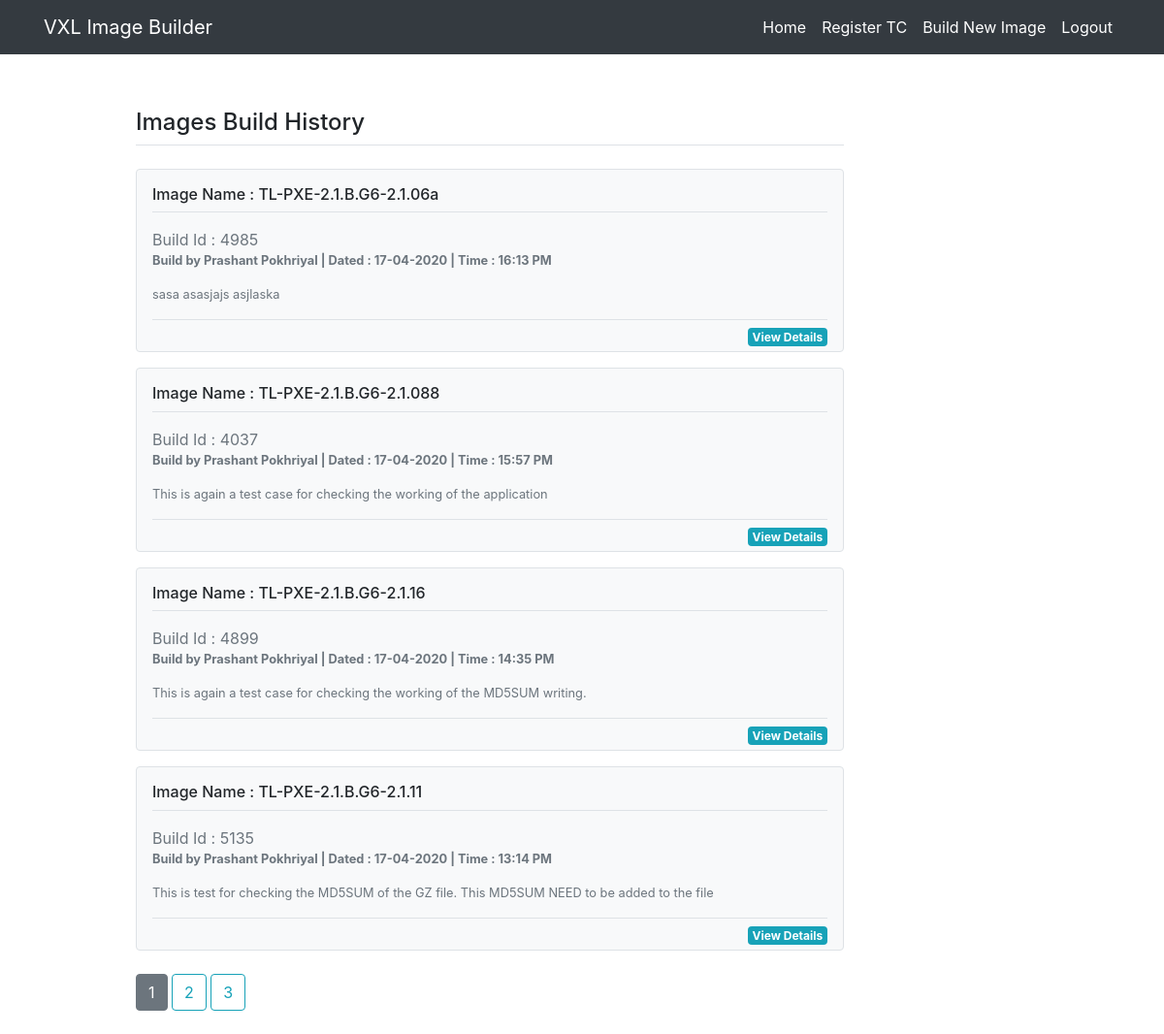
Page / (signed in) on the earlier database version.
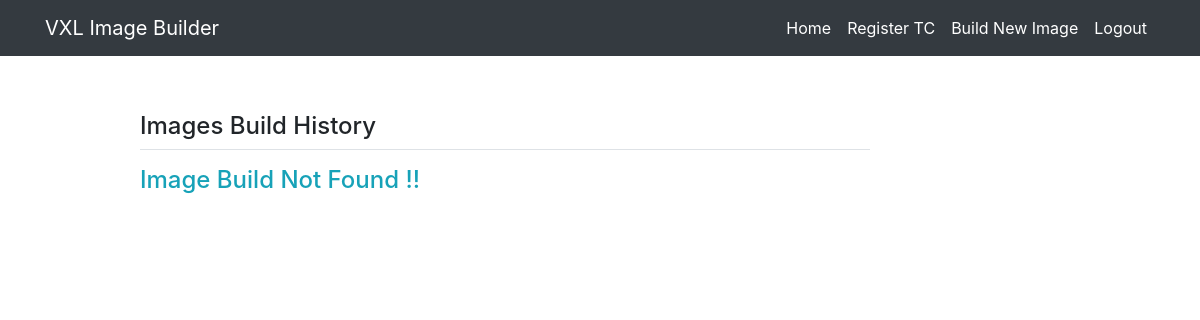
Same page on the later database version.
### imagebuilder/models.py (models this page shows, shortened)
class New_Image_Build(db.Model):
	id = db.Column(db.Integer,primary_key=True)
	imggenid = db.Column(db.Integer,unique=True,nullable=False)
	new_img_name = db.Column(db.String(100),nullable=False)
	date_posted = db.Column(db.DateTime(),nullable=False,default=datetime.now)
	description = db.Column(db.Text,nullable=False)
	final_img_url = db.Column(db.String(100),nullable=False)
	user_id = db.Column(db.Integer, db.ForeignKey('user.id'))

class User(db.Model,UserMixin):
	id = db.Column(db.Integer,primary_key=True)
	username = db.Column(db.String(20),unique=True,nullable=False)
	email = db.Column(db.String(120),unique=True,nullable=False)
	password = db.Column(db.String(60),nullable=False)
	password_decrypted = db.Column(db.String(60),nullable=False)
	reg_tc = db.relationship('Registered_TC',backref='register_tc_host',lazy=True,cascade='all,delete-orphan')
	new_img_build = db.relationship('New_Image_Build',backref='newimage_author',lazy=True,cascade='all,delete-orphan')

### imagebuilder/routes.py (the view)
@app.route('/',methods=['GET','POST'])
def home():
    img_build_count = len(db.session.query(New_Image_Build).all())
    page = request.args.get('page',1,type=int)
    img = New_Image_Build.query.order_by(New_Image_Build.date_posted.desc()).paginate(page=page,per_page=4)
    return render_template('home.html',title='Home',img_build_count=img_build_count,img=img)

### imagebuilder/models.py (called while the page is built)
@login_manager.user_loader
def load_user(user_id):
	return User.query.get(int(user_id))

### imagebuilder/templates/home.html
{% extends 'layout.html' %}
{% block content %}
	<h4 class="pt2">Images Build History</h4>
	<div class="border-top pt-2 mb-2"></div>
	{% if img_build_count == 0 %}
		<p class="h4 text-info">Image Build Not Found !!</p>
	{% else %}
		{% for i in img.items %}
			<div class="my-3 p-3 bg-light border rounded">
    			<h6 class="border-bottom border-gray pb-2 mb-0">Image Name : {{i.new_img_name}}</h6>
    			<div class="media text-muted pt-3">
      					<rect width="100%" height="100%" fill="#007bff"/>
      					<text fill="#007bff">Build Id : {{i.imggenid}}</text>
      				<p class="media-body pb-3 mb-0 small lh-125 ">
        				<strong class="" lass="d-block text-gray-dark">Build by {{i.newimage_author.username}} | Dated : {{ i.date_posted.strftime('%d-%m-%Y')}} | Time : {{i.date_posted.strftime('%H:%M %p')}}</strong>
      				</p>
      				<p class="media-body pb-3 mb-0 small lh-125">{{i.description | safe}}</p>
    			</div>
    			<div class="border-top pt-2 mb-2">
    			<a class="badge badge-info pt-1 mb-4 float-right" href="{{url_for('img_details',img_id=i.id) }}" role="button">View Details</a></div>
			</div>
		{% endfor %}
		<div class="rounded-0 col-lg-13 mx-auto">
    		{% for page_num in img.iter_pages(left_edge=1,right_edge=1,left_current=1,right_current=2) %}
      			{% if page_num %}
        			{% if img.page == page_num %}
          				<a class="btn btn-secondary mb-4 mt-2" href="{{ url_for('home',page=page_num)}}">{{ page_num }}</a>
        			{% else %}
          				<a class="btn btn-outline-info mb-4 mt-2" href="{{ url_for('home',page=page_num)}}">{{ page_num }}</a>
        			{% endif %}
      			{% else %}
        			...
      			{% endif %}
    		{% endfor %}
   		</div>
	{% endif %}
{% endblock content %}

### imagebuilder/templates/layout.html (shortened to what this page needs)
<!doctype html>
<html lang="en">
  <head>
    <link rel="stylesheet" href="https://stackpath.bootstrapcdn.com/bootstrap/4.4.1/css/bootstrap.min.css">
    <link rel="stylesheet" href="https://use.fontawesome.com/releases/v5.6.3/css/all.css">
    <link rel="stylesheet" href="https://cdnjs.cloudflare.com/ajax/libs/font-awesome/4.7.0/css/font-awesome.min.css">
    <link rel="stylesheet" type="text/css" href="{{url_for('static',filename='css/custom.css')}}">
  </head>
  <body>
  	<nav class="navbar navbar-expand-lg navbar-dark bg-dark fixed-top">
  		<div class="container">
  			<a class="navbar-brand" href="#">VXL Image Builder</a>
          <div class="collapse navbar-collapse">
          	<ul class="navbar-nav ml-auto">
          		{% if current_user.is_authenticated %}
          			<li class="nav-item active">
                		<a class="nav-link" href="{{url_for('home')}}">Home</a>
            		</li>
            		<li class="nav-item active">
                		<a class="nav-link" href="{{url_for('register_tc')}}">Register TC</a>
            		</li>
                <li class="nav-item active">
                    <a class="nav-link" href="{{url_for('build_image')}}">Build New Image</a>
                </li>
            		<li class="nav-item active">
                		<a class="nav-link" href="{{url_for('logout')}}">Logout</a>
            		</li>
          		{% endif %}
            </ul>
          </div>
  		</div>
  	</nav>
  	<div class="container pt-3">
      <div class="row  pt-5">
      </div>
    </div>
  	<div class="container pt-5">
      <div class="row">
        <div class="col-md-1"></div>
        <div class="col-md-8">
          {% block content %}
          {% endblock content %}
        </div>
      </div>
    </div>
  </body>
</html>

Differences in the rows shown:
removed New_Image_Build: new_img_name "TL-PXE-2.1.B.G6-2.1.06a", imggenid "4985", newimage_author.username "Prashant Pokhriyal", date_posted "17-04-2020", date_posted "16:13 PM", description "sasa asasjajs asjlaska"
removed New_Image_Build: new_img_name "TL-PXE-2.1.B.G6-2.1.088", imggenid "4037", newimage_author.username "Prashant Pokhriyal", date_posted "17-04-2020", date_posted "15:57 PM", description "This is again a test case for checking the working of the application"
removed New_Image_Build: new_img_name "TL-PXE-2.1.B.G6-2.1.16", imggenid "4899", newimage_author.username "Prashant Pokhriyal", date_posted "17-04-2020", date_posted "14:35 PM", description "This is again a test case for checking the working of the MD5SUM writing."
removed New_Image_Build: new_img_name "TL-PXE-2.1.B.G6-2.1.11", imggenid "5135", newimage_author.username "Prashant Pokhriyal", date_posted "17-04-2020", date_posted "13:14 PM", description "This is test for checking the MD5SUM of the GZ file. This MD5SUM NEED to be added to the file"
Other differences:
text now shown: "Image Build Not Found !!"
list line gone: "1"
list line gone: "2"
list line gone: "3"
